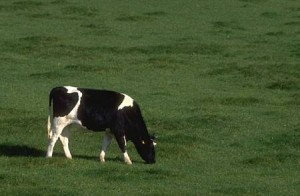
%> input picture cv_lab05_exercise/src/cow.jpg, 300 x 196 px
$ octave --eval "run_ex5;"   (GNU Octave 9; MATLAB toolbox functions it lacks are replaced by stand-ins)
%> lines starting %> are read from the running program, lines starting %| are printed output that depends on the picture
### cv_lab05_exercise/src/meanshiftSeg.m
function [map peak] = meanshiftSeg(img)

%% creat the distribution X
L = size(img,2)*size(img,1) ;
l = (reshape(img(:,:,1), 1,L)) ;
a = (reshape(img(:,:,2), 1,L)) ;
b = (reshape(img(:,:,3), 1,L)) ;
X = [l;a;b] ;
%I need to normalize the points, This will amke it much easier to chose
%threshold parameters (adapt function from HW1)
Xh = [X ; ones(1,L)] ;
size(Xh) ;
Xh = double(Xh) ;

map = zeros(1,L); %initiate a map of the right size
peak = [] ;

%% go through all pixels and look for clusters
radius =5 ; % I will have to tune this parameter
threshhold = radius/2 ;

 for i = 1:L %project tips fo not do loops ... I start witha loop and evaluate performances
     mean_1pt = find_peak(Xh(1:3,i),Xh(1:3,:),radius) ;
     if i==1 %first run
         peak = mean_1pt ;
         map(i) = 1 ;
         fprintf('Begining of Mean Shift (update every 2500 pixels) \n') ;
         fprintf('Peak number %d detected \n',size(peak,2)) ;
     else
         % distance with existing peaks
        dist = sqrt(sum(((peak-repmat(mean_1pt,[1,size(peak,2)])).^2)));
        idx = find(dist < threshhold,1);
        if(idx>=1)
            map(i) = idx;
        else
            peak = [peak mean_1pt];
            map(i) = size(peak,2);
            fprintf('Peak number %d detected \n',size(peak,2)) ;
        end
     end

    if mod(i,2500) == 0
        fprintf(int2str(i)) ;
        fprintf(' pixels treated out of ')
        fprintf(int2str(L))
        fprintf('\n')
    end

 end

 map = reshape(map, size(img,1), size(img,2));
 peak = peak(1:3,1:end)';
end

### cv_lab05_exercise/src/find_peak.m
function [ mean_1pt ] = find_maximum(Xi,X,radius)
%finds the mean after iterating a mean shift for 1 point

L = max(size(X)) ;

tol = radius/15 ;
shift = 15 ;
old_center = Xi ;
test = 1 ;

while(shift>tol)
    dists = sqrt(sum(((X-repmat(old_center,[1,L])).^2))); %avoid for loop
    idx = find(dists<radius) ;
    size(X(:,idx)) ;
    new_center = mean(X(:,idx),2) ;
    shift = norm(new_center-old_center) ;
    old_center = new_center ;
    test = test+1;
end
% fprintf([int2str(test) '\n']) ;
mean_1pt = new_center ;
end

### cv_lab05_exercise/src/exercise5.m
function run_ex5()

% load image
img = imread('cow.jpg');
%> img is the input picture: size 196x300x3 uint8; mean R, G, B 68, 84.9, 47.4
figure, imshow(img), title('original image')
% for faster debugging you might want to decrease the size of your image
% img = imresize(img, 1/2) ;
% figure, imshow(img), title('low res image')
% (especially for the mean-shift part!)

%% smooth image (6.1a)
F = fspecial('gaussian',5,5); % first is the filter size (5x5), second is std deriviation
imgSmoothed = imfilter(img,F, 'replicate');
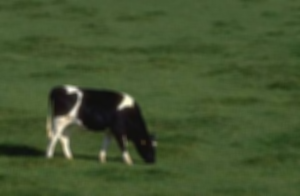
%> imgSmoothed: size 196x300x3 uint8; mean R, G, B 68, 84.9, 47.4; mean of the top-left, top-right, bottom-left and bottom-right quarters 69.9, 68.5, 63.2, 65.3
figure, imshow(imgSmoothed), title('smoothed image')

%% convert to L*a*b* image (6.1b)
% (replace the folliwing line with your code to convert the image to lab
cform = makecform('srgb2lab');
imglab = applycform(imgSmoothed, cform);
%> imglab: size 196x300x3 uint8; mean of channels 1, 2, 3 86, 115.8, 147.5
figure, imshow(imglab), title('l*a*b* image')


%% (6.2)
[mapMS peak] = meanshiftSeg(imglab);
visualizeSegmentationResults(mapMS,peak);

%% (6.3)
[mapEM cluster] = EM(imglab);
visualizeSegmentationResults (mapEM,cluster);

end
%> (the run ends here)
